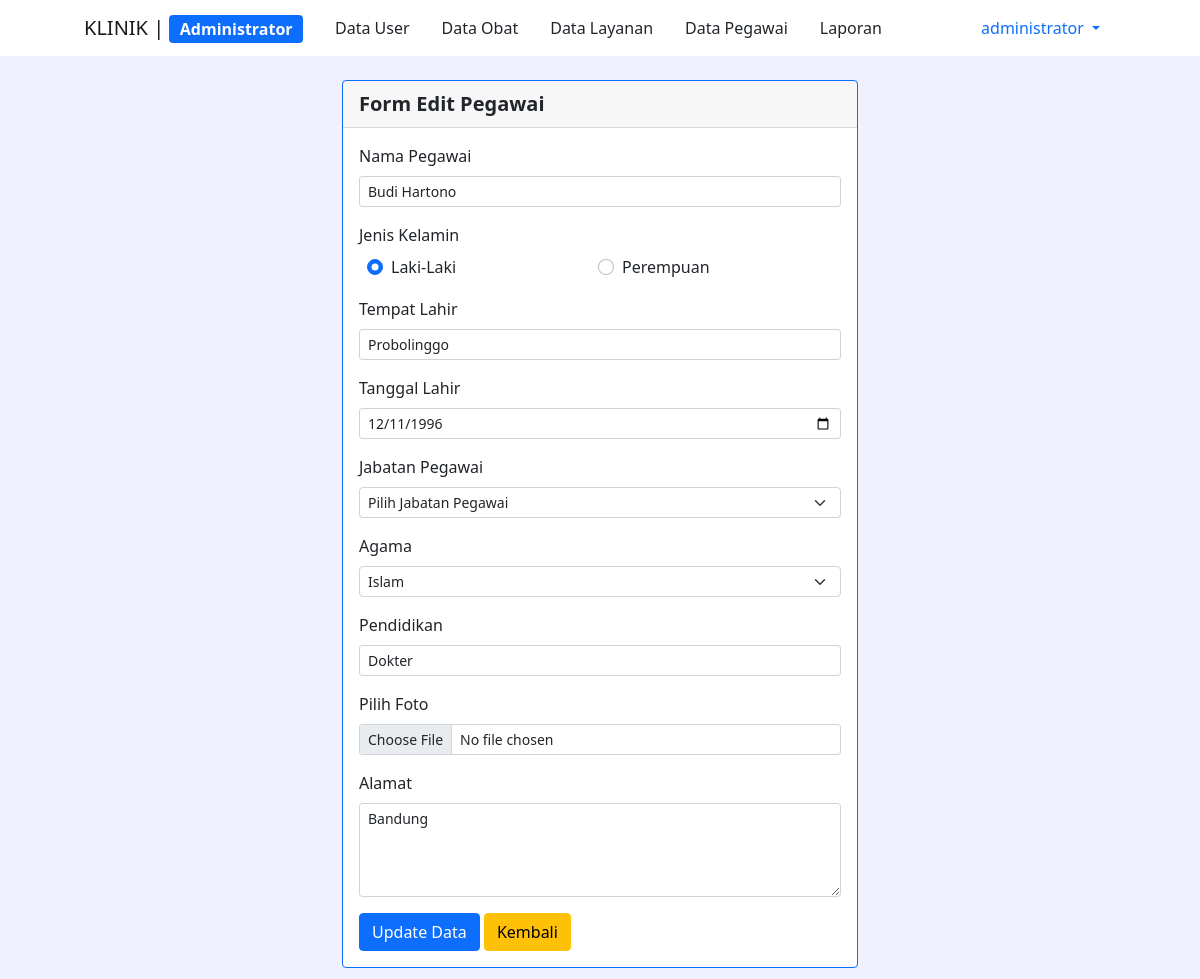
Screenshot of /pages/pegawai_data/edit.php?id=2 (signed in) with the database file from the repository.
### tables this page shows
CREATE TABLE `pegawai` (
  `id` int(11) NOT NULL,
  `nama_pegawai` varchar(50) NOT NULL,
  `jenis_kelamin` varchar(10) NOT NULL,
  `tanggal_lahir` date NOT NULL,
  `tempat_lahir` varchar(35) NOT NULL,
  `jabatan` varchar(25) NOT NULL,
  `agama` varchar(10) NOT NULL,
  `alamat` varchar(200) NOT NULL,
  `pendidikan` varchar(15) NOT NULL,
  `foto` varchar(200) NOT NULL
);

### pages/pegawai_data/edit.php (the view, shortened to what this page needs)
<?php
include '../../layouts/backend/header.php';
?>
<div class="container-fluid">
  <div class="row col">
    <?php include_once('../../layouts/menu.php'); ?>
  </div>
  <div class="row d-flex justify-content-center mt-4 mx-5">
    <div class="col-6">
      <div class="card border-primary mb-3">
        <div class="card-header fw-bold fs-5">Form Edit Pegawai</div>
        <div class="card-body">
        <?php
          include '../../config/connection.php';
          $id = $_GET['id'];
          $result = mysqli_query($koneksi, "SELECT * FROM pegawai WHERE id=$id");
          while ($pegawai_data = mysqli_fetch_array($result)) {
            $nama_pegawai = $pegawai_data['nama_pegawai'];
            $jenis_kelamin = $pegawai_data['jenis_kelamin'];
            $tanggal_lahir = $pegawai_data['tanggal_lahir'];
            $tempat_lahir = $pegawai_data['tempat_lahir'];
            $agama = $pegawai_data['agama'];
            $alamat = $pegawai_data['alamat'];
            $pendidikan = $pegawai_data['pendidikan'];
          }
          $tgl = date("Y-m-d", strtotime($tanggal_lahir));
          ?>
          <form method="POST" action="proses_edit.php" enctype="multipart/form-data">
            <div class="mb-3">
              <label for="nama_pegawai" class="form-label">Nama Pegawai</label>
              <input type="text" class="form-control form-control-sm" id="nama_pegawai" name="nama_pegawai" value="<?= $nama_pegawai;?>">
            </div>
            <div class="mb-3">
              <label for="jenis_kelamin" class="form-label">Jenis Kelamin</label>
              <div class="row ms-2">
                <div class="col form-check">
                  <input class="form-check-input" type="radio" name="jenis_kelamin" id="laki-laki" value="Laki-laki" <?php if( strtolower($jenis_kelamin) === 'laki-laki' ) { echo "checked"; } ?> >
                  <label class="form-check-label" for="laki-laki">
                    Laki-Laki
                  </label>
                </div>
                <div class="col form-check me-4">
                  <input class="form-check-input" type="radio" name="jenis_kelamin" id="perempuan" value="Perempuan" <?php if( strtolower($jenis_kelamin) == "perempuan" ) { echo "checked"; } ?> >
                  <label class="form-check-label" for="perempuan">
                    Perempuan
                  </label>
                </div>
              </div>
            </div>
            <div class="mb-3">
              <label for="tempat_lahir" class="form-label">Tempat Lahir</label>
              <input type="text" class="form-control form-control-sm" id="tempat_lahir" name="tempat_lahir" value="<?= $tempat_lahir; ?>">
            </div>
            <div class="mb-3">
              <label for="tanggal_lahir" class="form-label">Tanggal Lahir</label>
              <input type="date" class="form-control form-control-sm" id="tanggal_lahir" name="tanggal_lahir" value="<?= $tgl;?>">
            </div>
            <div class="mb-3">
              <label for="jabatan" class="form-label">Jabatan Pegawai</label>
              <select class="form-select form-select-sm" name="jabatan" id="jabatan">
                <option>Pilih Jabatan Pegawai</option>
              </select>
            </div>
            <div class="mb-3">
              <label for="agama" class="form-label">Agama</label>
              <select class="form-select form-select-sm" name="agama" id="agama">
                <option value="Islam" <?php if (strtolower($agama) == "islam") { echo "selected"; } ?>>Islam</option>
              </select>
            </div>
            <div class="mb-3">
              <label for="harga" class="form-label">Pendidikan</label>
              <input type="text" class="form-control form-control-sm" id="pendidikan" name="pendidikan" value="<?= $pendidikan;?>">
            </div>
            <div class="mb-3">
              <label for="foto" class="form-label">Pilih Foto</label>
              <input class="form-control form-control-sm" id="foto" name="foto" type="file">
            </div>
            <div class="mb-3">
              <label for="harga" class="form-label">Alamat</label>
              <textarea class="form-control form-control-sm" name="alamat" id="alamat" cols="30" rows="4" placeholder="Alamat Lengkap"><?= $alamat;?></textarea>
            </div>
            <button type="submit" class="btn btn-primary">Update Data</button>
            <a href="../admin/data_pegawai.php" class="btn btn-warning">Kembali</a>
          </form>
        </div>
      </div>
    </div>
  </div>
</div>
<?php include '../../layouts/backend/footer.php'; ?>

### rows the page displays
pegawai: nama_pegawai "Budi Hartono", jenis_kelamin "☑ Laki-Laki", jenis_kelamin "☐ Perempuan", tempat_lahir "Probolinggo", tanggal_lahir "12/11/1996", agama "Islam", pendidikan "Dokter", alamat "Bandung"

### other values shown
$_SESSION['username'] "administrator"
